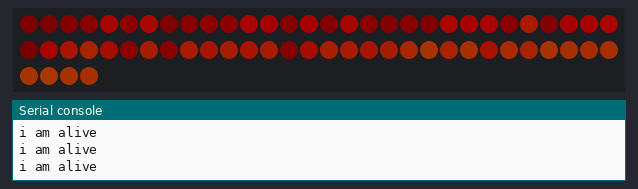
This program was run on a simulated CircuitPython board. On the bench: 64 RGB LEDs in strip order, left to right, continuing on the next row, the last lines printed to the serial console. Dim RGB values are drawn brighter than linear; random numbers come from a fixed seed.

Above: at 0.16 s.
At 5.05 s:
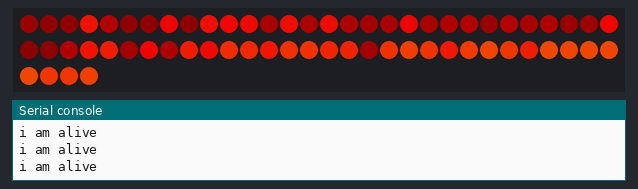
At 10.86 s:
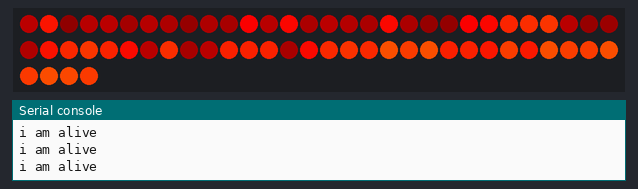
At 19.73 s:
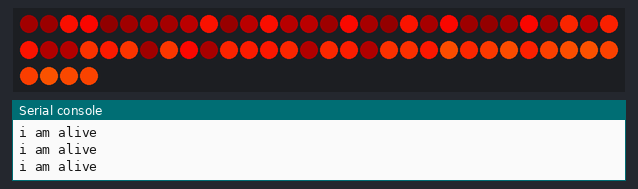
At 28.59 s:
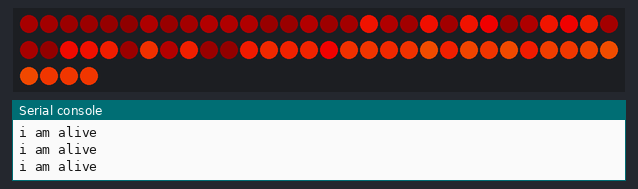
At 38.38 s:
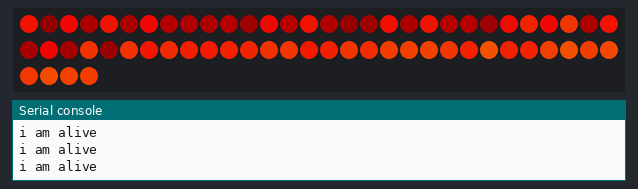

The program:

code.py
```python
import config
from flame_ws2812 import FlameWS2812
import time

flame = FlameWS2812(
    config_module=config,
    target_fps=40,
    matrix_width=getattr(config, "WS2812_MATRIX_WIDTH", 8),  # None for 1D strip
    zigzag=getattr(config, "WS2812_ZIGZAG", True),
    origin=getattr(config, "WS2812_ORIGIN", "bottom-left"),
    mode="columns",   # or "heat"
)

while True:
    flame.step()
    time.sleep(0.01)
    print("i am alive")
```

config.py
```python
WS2812_PIN = "GP16"
WS2812_MATRIX_WIDTH = 8
WS2812_ZIGZAG = False
WS2812_NUM_PIXELS = 64
ENABLE_WS2812 = True
```

flame_ws2812.py
```python
"""
Minimal reusable WS2812 flame effect (CircuitPython)

- Pure NeoPixel flame (no display/eye code).
- Works on 1D strips or 2D matrices (with optional zig-zag wiring and origin selection).
- Column-style flame coloring *or* direct heat-map rendering, with subtle brightness shimmer.

USAGE
-----
    import config
    from flame_ws2812 import FlameWS2812

    flame = FlameWS2812(
        config_module=config,
        target_fps=40,
        matrix_width=getattr(config, "WS2812_MATRIX_WIDTH", 8),  # None for 1D strip
        zigzag=getattr(config, "WS2812_ZIGZAG", True),
        origin=getattr(config, "WS2812_ORIGIN", "bottom-left"), # tl,tr,bl,br
        mode="columns",  # or "heat"
    )
    flame.run()  # or call flame.step() yourself in your main loop

Config expectations (in your config.py):
- ENABLE_WS2812 (bool), WS2812_PIN (string name of board pin), WS2812_NUM_PIXELS (int)
- Optional: WS2812_MATRIX_WIDTH (int), WS2812_ZIGZAG (bool), WS2812_ORIGIN (str)
"""

import time
import random

try:
    import board
    import neopixel
except Exception as e:  # pragma: no cover
    raise RuntimeError("This module requires CircuitPython with neopixel + board available") from e


class FlameWS2812:
    def __init__(
        self,
        config_module,
        *,
        target_fps: int = 40,
        matrix_width: int | None = None,
        zigzag: bool = True,
        origin: str = "bottom-left",  # one of: "top-left", "top-right", "bottom-left", "bottom-right"
        mode: str = "columns",  # "columns" or "heat"
        shimmer_min: float = 0.15,
        shimmer_max: float = 1.0,
        shimmer_step: float = 0.02,
        cool_max: int = 20,
        spark_count: int = 2,
        spark_min: int = 160,
        spark_max: int = 255,
    ):
        self.cfg = config_module
        if not getattr(self.cfg, "ENABLE_WS2812", False):
            raise RuntimeError("ENABLE_WS2812 is False in config.py")

        self.target_fps = target_fps
        self.frame_duration = 1.0 / float(target_fps)

        self.num_pixels = getattr(self.cfg, "WS2812_NUM_PIXELS")
        pin_name = getattr(self.cfg, "WS2812_PIN")
        pin = getattr(board, pin_name)

        self.pixels = neopixel.NeoPixel(pin, self.num_pixels, brightness=0.5, auto_write=False)
        self.heat = [0] * self.num_pixels

        # Matrix/strip geometry
        self.width = matrix_width  # None => 1D strip
        self.zigzag = bool(zigzag)
        self.origin = origin.lower()
        self.height = (self.num_pixels // self.width) if self.width else 1

        # Render & physics params
        self.mode = mode  # "columns" or "heat"
        self.cool_max = int(cool_max)
        self.spark_count = int(spark_count)
        self.spark_min = int(spark_min)
        self.spark_max = int(spark_max)

        # brightness shimmer
        self.brightness = shimmer_min
        self.brightness_dir = abs(shimmer_step)
        self.shimmer_min = float(shimmer_min)
        self.shimmer_max = float(shimmer_max)

    # -------------------------- Mapping --------------------------
    def _index(self, row: int, col: int) -> int:
        """Map (row,col) to 1D index considering zigzag and origin.
        row=0 is top or bottom depending on origin.
        col=0 is left or right depending on origin.
        """
        if not self.width:
            # 1D strip: treat col as index
            return col

        width = self.width
        height = self.height

        # Flip based on origin
        if "top" in self.origin:
            base_row = row
        else:  # bottom origin
            base_row = (height - 1) - row
        if "left" in self.origin:
            base_col = col
        else:  # right origin
            base_col = (width - 1) - col

        # Zigzag handling
        if self.zigzag and (base_row % 2 == 1):
            base_col = (width - 1) - base_col

        return base_row * width + base_col

    # -------------------------- Colors ---------------------------
    @staticmethod
    def heat_ramp(v: int) -> tuple[int, int, int]:
        v = max(0, min(255, int(v)))
        if v > 0x40:
            v -= 0x40
            return (255, v, 0)  # orange -> yellow
        return (v + 16, 0, 0)   # deep red -> red

    # -------------------------- Physics --------------------------
    def _flame_physics(self) -> None:
        # cooling
        for i in range(self.num_pixels):
            self.heat[i] = max(0, self.heat[i] - random.randint(0, self.cool_max))
        # diffusion upwards along the 1D buffer
        for i in range(self.num_pixels - 1, 2, -1):
            self.heat[i] = (self.heat[i - 1] + self.heat[i - 2] + self.heat[i - 2]) // 3
        # base sparks
        for _ in range(self.spark_count):
            idx = random.randint(0, min(2, self.num_pixels - 1))
            self.heat[idx] = min(255, self.heat[idx] + random.randint(self.spark_min, self.spark_max))

    # -------------------------- Rendering ------------------------
    def _render_columns(self) -> None:
        if not self.width:
            # 1D: fall back to heat render to map physics directly
            self._render_heat()
            return

        width = self.width
        height = self.height

        # Brightness shimmer
        self.brightness += self.brightness_dir
        if self.brightness >= self.shimmer_max or self.brightness <= self.shimmer_min:
            self.brightness_dir *= -1
        self.pixels.brightness = self.brightness

        # Per-column color bands (yellow/orange/red) from base upwards
        for col in range(width):
            yellow_end = random.randint(1, min(2, height))
            orange_end = min(height, yellow_end + random.randint(1, 3))
            for row in range(height):
                idx = self._index(row, col)
                if row < yellow_end:
                    self.pixels[idx] = self.heat_ramp(random.randint(120, 150))
                elif row < orange_end:
                    self.pixels[idx] = self.heat_ramp(random.randint(85, 120))
                else:
                    self.pixels[idx] = self.heat_ramp(random.randint(0, 85))
        self.pixels.show()

    def _render_heat(self) -> None:
        # Brightness shimmer
        self.brightness += self.brightness_dir
        if self.brightness >= self.shimmer_max or self.brightness <= self.shimmer_min:
            self.brightness_dir *= -1
        self.pixels.brightness = self.brightness

        if not self.width:
            # 1D: map heat directly
            for i in range(self.num_pixels):
                self.pixels[i] = self.heat_ramp(self.heat[i])
        else:
            width = self.width
            height = self.height
            # project 1D heat up the columns (simple gradient per row)
            # bottom rows use hotter values; upper rows use cooler values
            for col in range(width):
                for row in range(height):
                    # sample a position along the heat buffer
                    src = min(self.num_pixels - 1, row + col)  # cheap varying sample
                    self.pixels[self._index(row, col)] = self.heat_ramp(self.heat[src])
        self.pixels.show()

    # -------------------------- Main loop ------------------------
    def step(self) -> None:
        start = time.monotonic()
        self._flame_physics()
        if self.mode == "columns":
            self._render_columns()
        else:
            self._render_heat()
        # cap FPS
        elapsed = time.monotonic() - start
        rem = self.frame_duration - elapsed
        if rem > 0:
            time.sleep(rem)

    def run(self, duration: float | None = None) -> None:
        start = time.monotonic()
        while True:
            self.step()
            if duration is not None and (time.monotonic() - start) >= duration:
                break


# Quick self-test when run directly (requires a suitable config.py)
if __name__ == "__main__":
    try:
        import config  # type: ignore
    except ImportError as e:
        raise SystemExit("This test runner expects a config.py next to the file.") from e

    flame = FlameWS2812(
        config_module=config,
        target_fps=40,
        matrix_width=getattr(config, "WS2812_MATRIX_WIDTH", None),
        zigzag=getattr(config, "WS2812_ZIGZAG", True),
        origin=getattr(config, "WS2812_ORIGIN", "bottom-left"),
        mode="columns",
    )
    flame.run()
```
